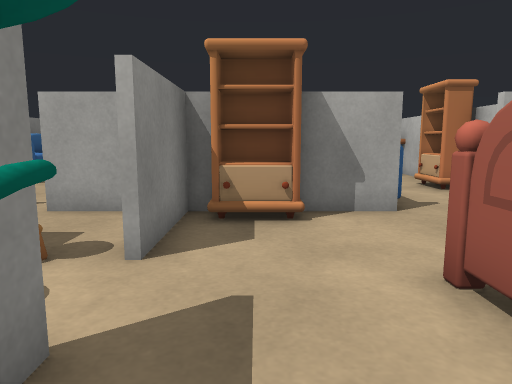
View 1 (above)

18 first-person views from a walk through a 3-D level made in the Unity game engine. The camera is 0.72 m above the floor, tilts 8° down and sees 70° across. The floor is counted in squares, 0.5 m on a side. Each view is taken from the middle of a square. On the plan, view 1 faces up. The plan holds only what a view shows up to about 16 squares ahead; the rest is blank.

View 2
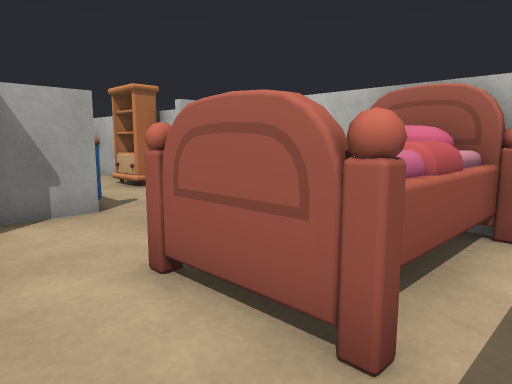

View 3
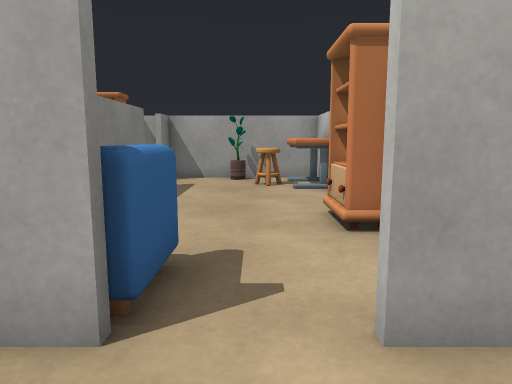

View 4
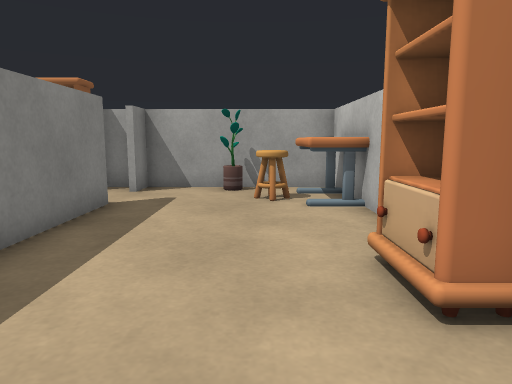

View 5
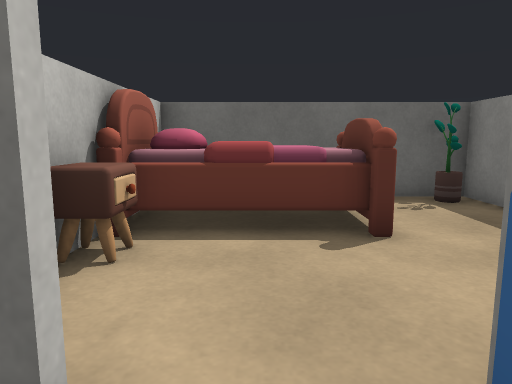

View 6
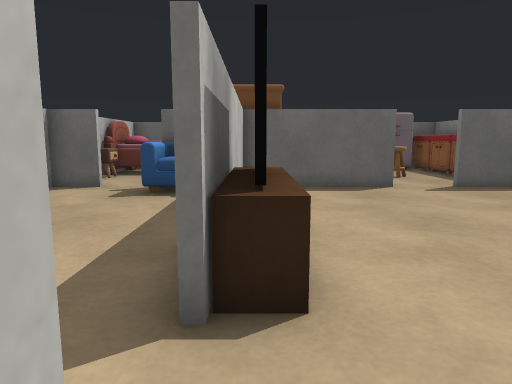

View 7
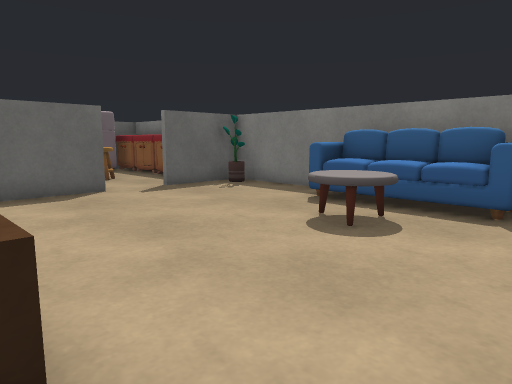

View 8
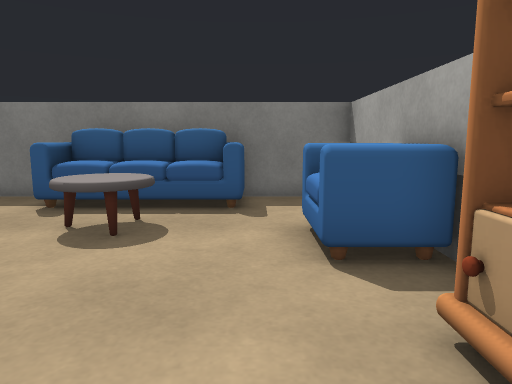

View 9
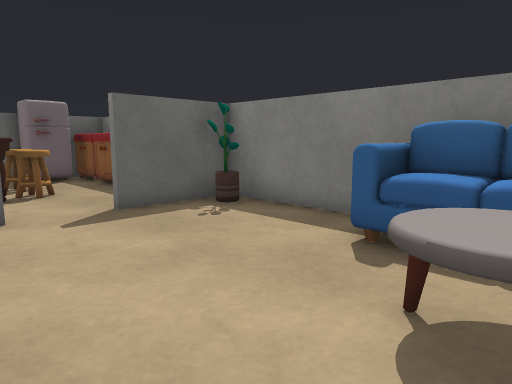

View 10
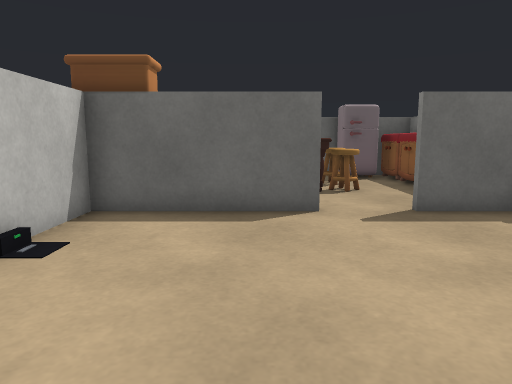

View 11
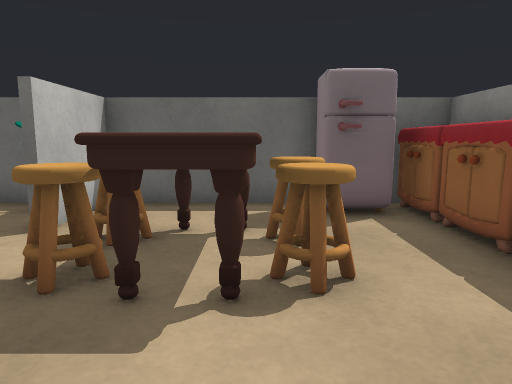

View 12
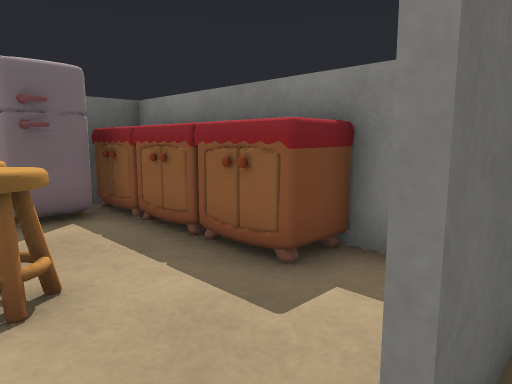

View 13
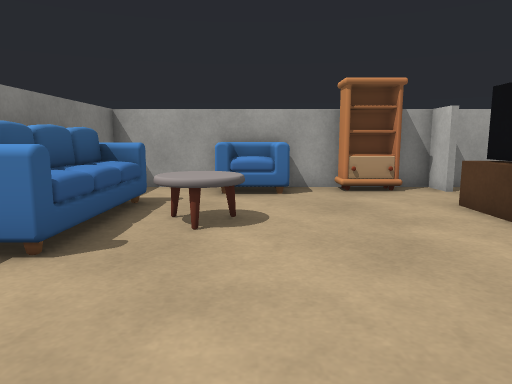

View 14
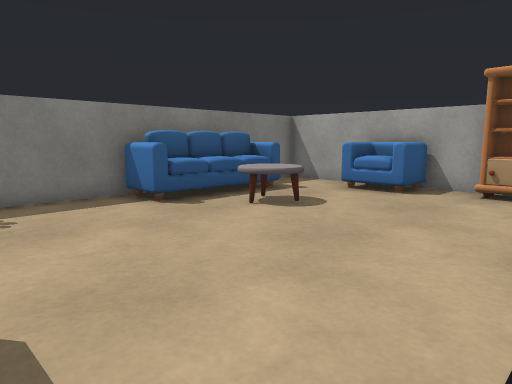

View 15
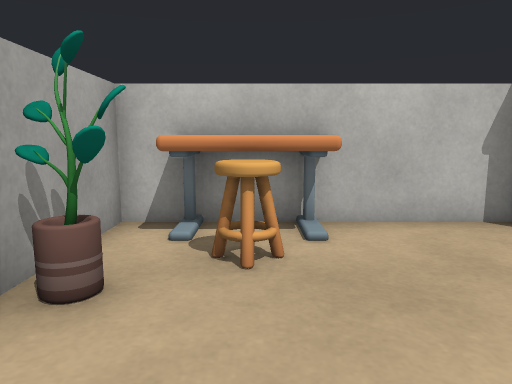

View 16
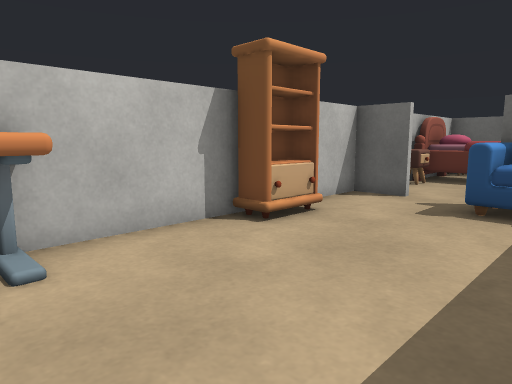

View 17
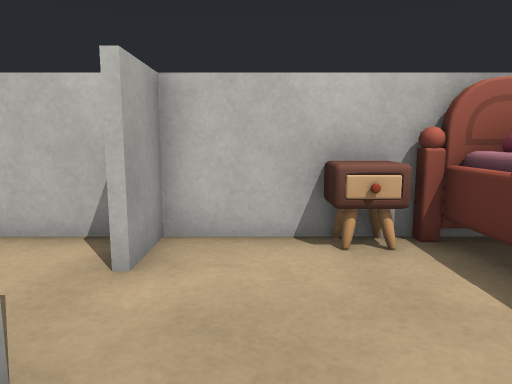

View 18
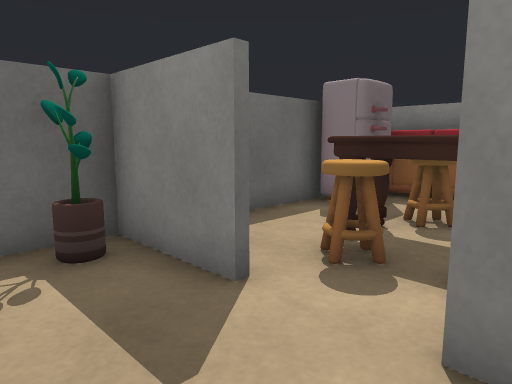

### Floor plan
Points are (right, up) in squares from view 1. A wall is a line through its corners. A room is listed if a view was taken in it or the views show most of it. See-through windows are left out.
Room 1 (views 1, 2, 3, 4, 5, 6, 7, 8, 9, 10, 11, 12, 13, 14, 15, 16, 17, 18)
walls: (0.4, 9.5) (0.4, 12.4); (0.6, 13.8) (0.6, 12.6); (-1.4, 7.4) (-1.4, 4.2); (-4.4, 7.6) (-0.5, 7.6); (4.9, 7.6) (6.5, 7.6); (0.4, 18.2) (0.4, 19.5); (6.4, 12.8) (6.4, 19.4) (-0.8, 19.4); (6.5, 7.4) (4.9, 7.4); (-2.4, 19.4) (-9.4, 19.4) (-9.4, 7.6) (-6.2, 7.6); (-1.4, 2.4) (-1.4, -0.5); (0.6, 19.5) (0.6, 18.2); (6.4, 3.1) (6.4, 9.9); (-1, -0.4) (6.5, -0.4)
ways out: opening at (-5.5, 8) to room 2; opening at (-1, 3.5) to room 2
objects: other object (-9, 12) to (-8, 17); other object (-7, 14) to (-5, 15); other object (-6, 18) to (-4, 19); other object (-2, 18) to (-1, 19); other object (0, 7) to (1, 7); other object (0, 13) to (0, 16); other object (1, 8) to (3, 9); other object (2, 1) to (6, 4); other object (3, 19); other object (4, 17) to (5, 17); other object (5, 11) to (6, 12); other object (5, 16) to (6, 18); other object (6, 0) to (6, 1); other object (6, 4) to (6, 5)
Room 2 (no view inside)
walls: (-7.9, 3.7) (-8.2, 2.6); (-8.1, 3.6) (-8.2, 3.1) (-7.9, 2.6) (-8.2, 1.8); (-8.1, 3.4) (-8, 1.8); (-8, 5) (-8.2, 4.4); (-8.2, 3.8) (-7.9, 2.7); (-7.9, 5.4) (-8.1, 3.8); (-8.1, 5.5) (-8.1, 0.5); (-8.1, 2.4) (-7.9, 1.7); (-8.2, 2) (-8.1, 1.3) (-8.2, 0.8); (-8, 1.3) (-7.9, 0.7); (-2.6, 7.4) (-4.4, 7.4); (-8.2, 1.3) (-8.1, 0.5); (-8.2, 1.3) (-7.9, 0.6); (-9.4, 5.5) (-8.3, 5.5) (-8.2, 4.8); (-6.5, -0.4) (-1, -0.4); (-9.4, 6) (-9.4, -0.4) (-8, -0.4); (-1.6, -0.5) (-1.6, 2.4)
ways out: opening at (-5.5, 8) to room 1; opening at (-1, 3.5) to room 1
objects: other object (-8, 0) to (-6, 1); other object (-6, 2) to (-5, 3); other object (-6, 4) to (-5, 5); other object (-4, 2) to (-4, 5); other object (-3, 2) to (-3, 3); other object (-3, 4) to (-3, 5)

Positions as (right, up) in squares from view 1, and headings:
1: (0, 0), facing up
2: (0, 0), facing up-right
3: (4, 5), facing up
4: (4, 8), facing up
5: (4, 9), facing down
6: (0, 19), facing down
7: (0, 18), facing down-left
8: (0, 17), facing left
9: (-3, 15), facing down-left
10: (-3, 15), facing down
11: (-5, 8), facing down
12: (-5, 8), facing down-left
13: (-5, 8), facing up
14: (0, 8), facing up-left
15: (0, 17), facing right
16: (1, 17), facing down-right
17: (1, 6), facing right
18: (1, 5), facing down-left
